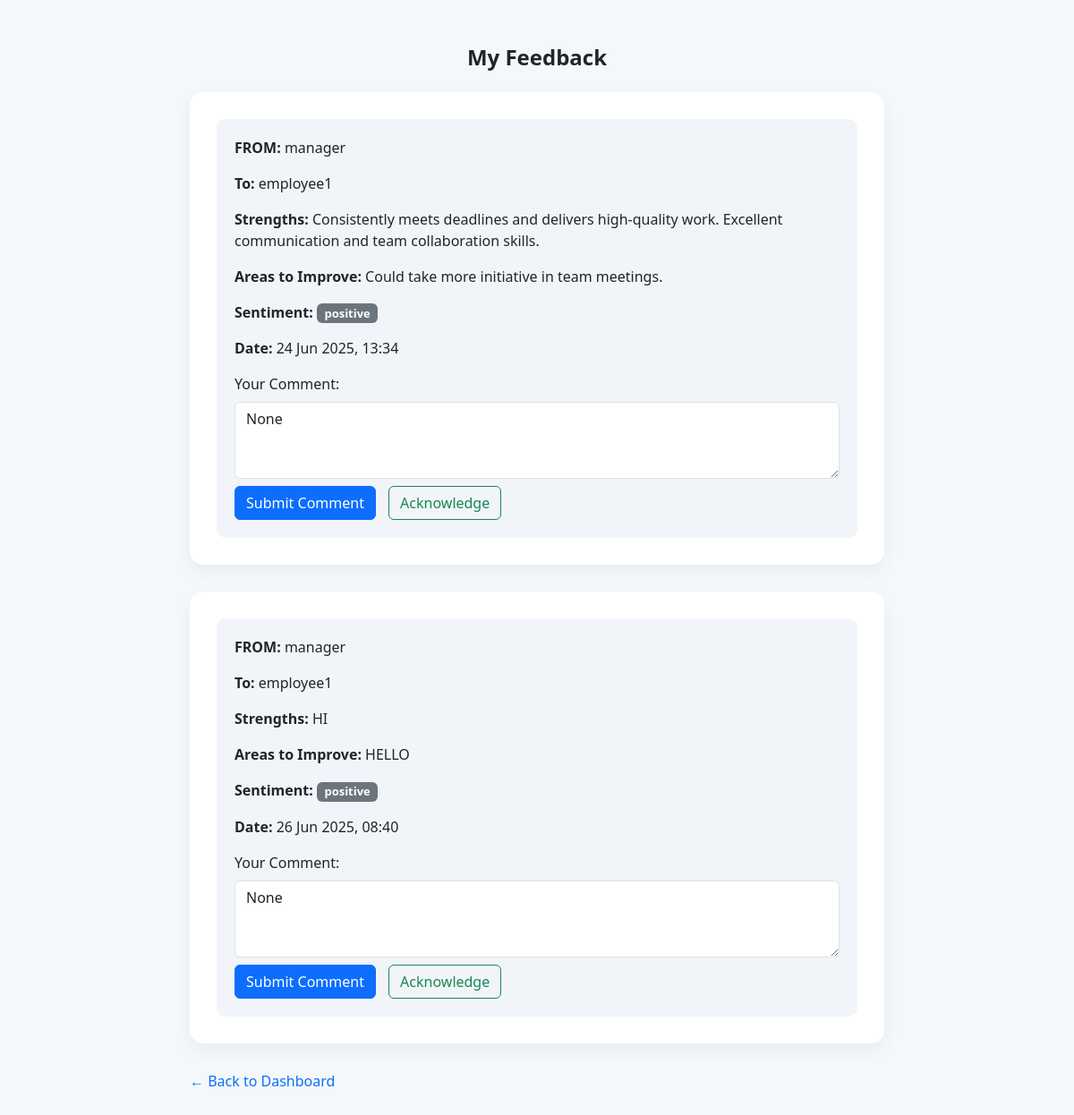
Page /view-feedback/ (signed in) on the committed database.
### feedback/models.py (models this page shows, shortened)
class Feedback(models.Model):
    SENTIMENT_CHOICES = [
        ('positive', 'Positive'),
        ('neutral', 'Neutral'),
        ('negative', 'Negative'),
    ]
    strengths = models.TextField()
    areas_to_improve = models.TextField()
    sentiment = models.CharField(max_length=10, choices=SENTIMENT_CHOICES)
    created_by = models.ForeignKey(User, related_name='given_feedbacks', on_delete=models.CASCADE)
    created_for = models.ForeignKey(User, related_name='received_feedbacks', on_delete=models.CASCADE)
    employee_comment = models.TextField(blank=True, null=True)
    created_at = models.DateTimeField(auto_now_add=True)
    acknowledged = models.BooleanField(default=False)

class User(AbstractUser):
    ROLE_CHOICES = (
        ('manager', 'Manager'),
        ('employee', 'Employee'),
    )
    role = models.CharField(max_length=10, choices=ROLE_CHOICES)

### feedback/views.py (the view, shortened to what this page needs)
# urls.py: path('view-feedback/', views.view_feedback, name='view_feedback'),
@login_required
def view_feedback(request):
    if request.user.role == 'manager':
        feedbacks = Feedback.objects.filter(created_by=request.user)
        return render(request, 'feedback/view_feedback.html', {
            'feedbacks': feedbacks,
            'is_manager': True
        })
    else:
        feedbacks = Feedback.objects.filter(created_for=request.user)
        return render(request, 'feedback/view_feedback.html', {
            'feedbacks': feedbacks,
            'is_manager': False
        })

### feedback/templates/feedback/view_feedback.html (shortened to what this page needs)
<!DOCTYPE html>
<html lang="en">
<head>
    <link href="https://cdn.jsdelivr.net/npm/bootstrap@5.3.0/dist/css/bootstrap.min.css" rel="stylesheet">
</head>
<body>
<div class="container">
    <div class="feedback-header">
        <h2 class="text-center mb-4">My Feedback</h2>
    </div>
    {% for feedback in feedbacks %}
        <div class="feedback-card">
            <div class="feedback-box">
                <p><strong>FROM:</strong> {{ feedback.created_by }}</p>
                <p><strong>To:</strong> {{ feedback.created_for }}</p>
                <p><strong>Strengths:</strong> {{ feedback.strengths }}</p>
                <p><strong>Areas to Improve:</strong> {{ feedback.areas_to_improve }}</p>
                <p><strong>Sentiment:</strong> <span class="badge bg-secondary">{{ feedback.sentiment }}</span></p>
                <p><strong>Date:</strong> {{ feedback.created_at|date:"d M Y, H:i" }}</p>
                {% if is_manager %}
                    <p><strong>Status:</strong>
                        {% if feedback.acknowledged %}
                            <span class="badge bg-success">Acknowledged</span>
                        {% else %}
                            <span class="badge bg-warning text-dark">Not Acknowledged</span>
                        {% endif %}
                    </p>
                {% if user == feedback.created_by %}
                    <a href="{% url 'edit_feedback' feedback.id %}" class="btn btn-warning btn-space">Edit</a>
                    <a href="{% url 'delete_feedback' feedback.id %}" class="btn btn-danger btn-space" onclick="return confirm('Are you sure you want to delete this feedback?');">Delete</a>
                {% endif %}
                {% else %}
                    <form method="post" class="mt-3">
                        <div class="mb-2">
                            <label for="comment_{{ feedback.id }}" class="form-label">Your Comment:</label>
                            <textarea name="employee_comment" id="comment_{{ feedback.id }}" class="form-control" rows="3" placeholder="Write something...">{{ feedback.employee_comment }}</textarea>
                        </div>
                        <button type="submit" class="btn btn-primary btn-space">Submit Comment</button>
                        <a href="{% url 'acknowledge_feedback' feedback.id %}" class="btn btn-outline-success btn-space">Acknowledge</a>
                    </form>
                {% endif %}
            </div>
        </div>
    {% empty %}
        <div class="alert alert-warning text-center">No feedbacks to display.</div>
    {% endfor %}
    <div class="footer-actions">
        <a href="{% url 'dashboard' %}" class="back-link">← Back to Dashboard</a>
    </div>
</div>
</body>
</html>

### feedback/templates/feedback/view_feedback.html (style rules this page uses)
body { background-color: #f5f8fa; font-family: 'Segoe UI', sans-serif; }
.container { max-width: 800px; margin: 50px auto; }
.feedback-card { background: #ffffff; border-radius: 15px; padding: 30px; box-shadow: 0 8px 20px rgba(0, 0, 0, 0.05); margin-bottom: 30px; }
.feedback-header h2 { font-size: 24px; font-weight: 600; margin-bottom: 20px; }
.feedback-box { background-color: #f1f5f9; padding: 20px; border-radius: 10px; }
.badge { font-size: 13px; }
.btn-space { margin-right: 10px; }
.footer-actions { display: flex; justify-content: space-between; align-items: center; flex-wrap: wrap; gap: 10px; margin-top: 20px; }
.back-link { text-decoration: none; font-weight: 500; color: #0d6efd; }

### rows in the picture
Feedback: created_by "manager", created_for "employee1", strengths "Consistently meets deadlines and delivers high-quality work. Excellent communication and team collaboration skills.", areas_to_improve "Could take more initiative in team meetings.", sentiment "positive", created_at "24 Jun 2025, 13:34", employee_comment "None"
Feedback: created_by "manager", created_for "employee1", strengths "HI", areas_to_improve "HELLO", sentiment "positive", created_at "26 Jun 2025, 08:40", employee_comment "None"
